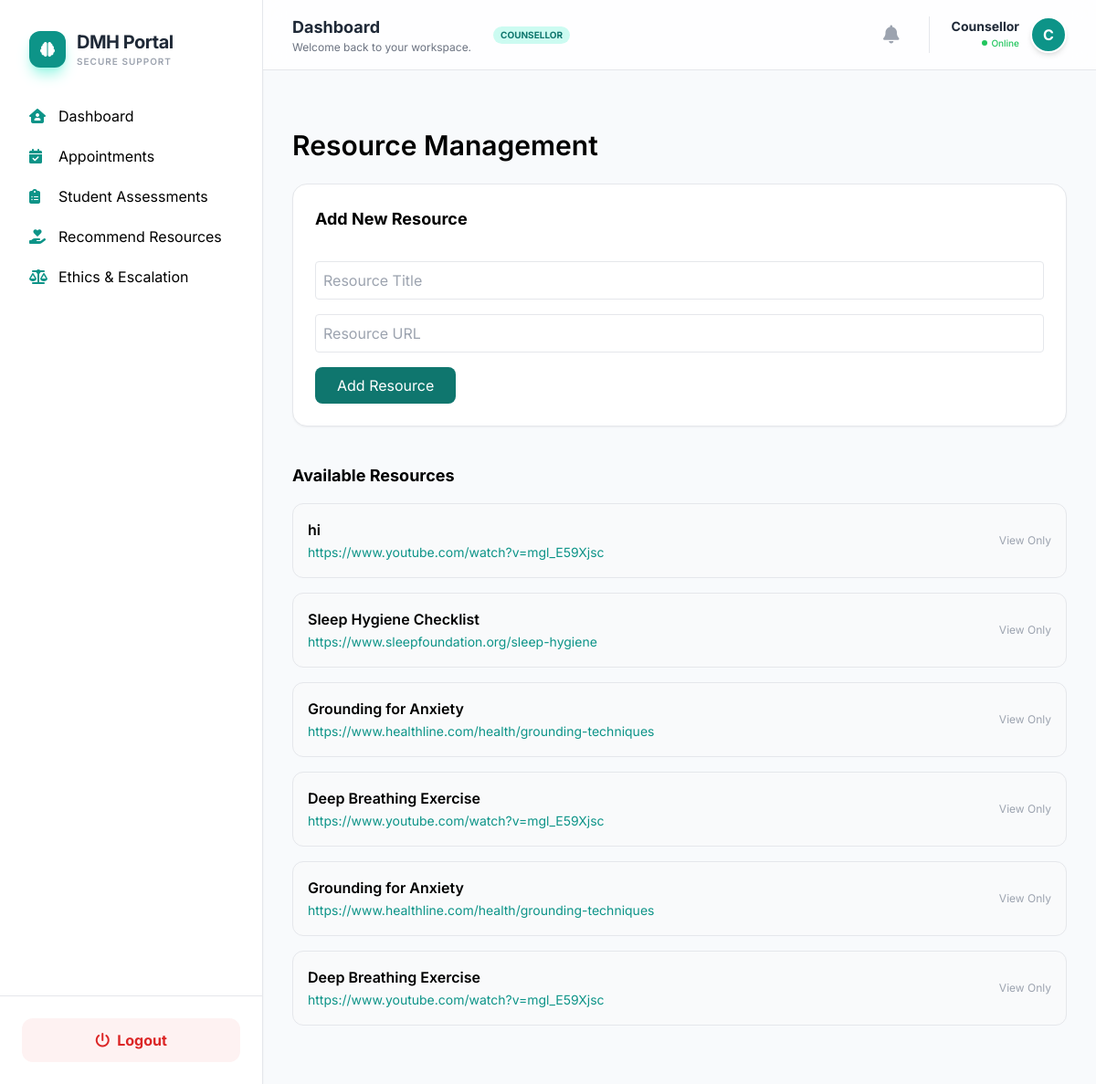
The page /dashboard/counsellor/resources/ (signed in) on the database its author committed.
### accounts/models.py (models this page shows, shortened)
class User(AbstractUser):
    ROLE_CHOICES = (
        ('student', 'Student'),
        ('counsellor', 'Counsellor'),
        ('peer', 'Peer Volunteer'),
        ('admin', 'Admin'),
    )
    role = models.CharField(max_length=20, choices=ROLE_CHOICES, default='student')
    anonymous_id = models.UUIDField(default=uuid.uuid4, editable=False)
    is_approved = models.BooleanField(default=False)
    login_count = models.PositiveIntegerField(default=0) # Track login counts

### resources/models.py (models this page shows, shortened)
class Resource(models.Model):
    CATEGORY_CHOICES = (
        ('general', 'General'),
        ('stress', 'Stress'),
        ('anxiety', 'Anxiety'),
        ('sleep', 'Sleep'),
        ('depression', 'Depression'),
        ('exam', 'Exam Stress'),
    )
    SEVERITY_CHOICES = (
        ('all', 'All'),
        ('minimal', 'Minimal'),
        ('mild', 'Mild'),
        ('moderate', 'Moderate'),
        ('severe', 'Severe'),
    )
    title = models.CharField(max_length=200)
    description = models.TextField()
    resource_type = models.CharField(max_length=20, default='guide') # video / audio / guide
    link = models.URLField()
    category = models.CharField(max_length=20, choices=CATEGORY_CHOICES)
    severity = models.CharField(max_length=20, choices=SEVERITY_CHOICES, default='all')
    usage_count = models.IntegerField(default=0)

### dashboard/views.py (the view)
# urls.py: path('dashboard/counsellor/resources/', res_views.manage_resources, name='manage_resources'),
@login_required
def manage_resources(request):
    if request.user.role != 'counsellor':
        return redirect('home')
    if request.method == 'POST':
        title = request.POST.get('title')
        link = request.POST.get('link')
        if title and link:
            Resource.objects.create(title=title, link=link)
            return redirect('manage_resources')
    resources = Resource.objects.all().order_by('-id')
    return render(request, 'dashboard/counsellor_resources.html', {'resources': resources})

### dashboard/context_processors.py (called while the page is built)
def notification_context(request):
    if request.user.is_authenticated:
        notifications = Notification.objects.filter(user=request.user).order_by('-created_at')[:5]
        unread_count = Notification.objects.filter(user=request.user, is_read=False).count()
        return {
            'nav_notifications': notifications,
            'unread_notif_count': unread_count
        }
    return {}

### templates/dashboard/counsellor_resources.html (shortened to what this page needs)
{% extends "base2.html" %}
{% block content %}
<section class="max-w-4xl mx-auto py-8">
    <h1 class="text-3xl font-semibold mb-6">Resource Management</h1>
    <div class="bg-white p-6 rounded-2xl border shadow-sm mb-10">
        <h3 class="text-lg font-bold mb-4">Add New Resource</h3>
        <form method="POST" class="space-y-4">
            <input type="text" name="title" placeholder="Resource Title" class="w-full border p-2 rounded" required>
            <input type="url" name="link" placeholder="Resource URL" class="w-full border p-2 rounded" required>
            <button type="submit" class="bg-teal-700 text-white px-6 py-2 rounded-lg">Add Resource</button>
        </form>
    </div>
    <h3 class="text-lg font-bold mb-4">Available Resources</h3>
    <div class="grid gap-4">
        {% for res in resources %}
        <div class="bg-gray-50 p-4 rounded-xl border flex justify-between items-center">
            <div>
                <h4 class="font-semibold">{{ res.title }}</h4>
                <a href="{{ res.link }}" target="_blank" class="text-teal-600 text-sm hover:underline">{{ res.link }}</a>
            </div>
            <span class="text-xs text-gray-400">View Only</span>
        </div>
        {% empty %}
        <p class="text-gray-500">No resources added yet.</p>
        {% endfor %}
    </div>
</section>
{% endblock %}

### templates/base2.html (shortened to what this page needs)
<!DOCTYPE html>
<html lang="en">
<head>
    <link rel="stylesheet" href="https://cdnjs.cloudflare.com/ajax/libs/font-awesome/6.4.2/css/all.min.css">
    <script src="https://cdn.tailwindcss.com"></script>
</head>
<body class="bg-[var(--bg)] min-h-screen flex">
<aside class="w-72 bg-white border-r shadow-sm hidden md:flex flex-col sticky top-0 h-screen">
    <div class="p-8">
        <div class="flex items-center gap-3">
            <div class="w-10 h-10 bg-teal-600 rounded-xl flex items-center justify-center text-white shadow-lg shadow-teal-200">
                <i class="fa-solid fa-brain"></i>
            </div>
            <div>
                <h2 class="text-xl font-bold text-gray-800 tracking-tight">DMH Portal</h2>
                <p class="text-[10px] text-gray-400 uppercase tracking-widest font-semibold">Secure Support</p>
            </div>
        </div>
    </div>
    <nav class="flex-1 px-4 space-y-1 overflow-y-auto">
        {% if user.role == 'student' %}
            {% include "partials/sidebar_student.html" %}
        {% elif user.role == 'counsellor' %}
            {% include "partials/sidebar_counsellor.html" %}
        {% elif user.role == 'peer' %}
            {% include "partials/sidebar_volunteer.html" %}
        {% elif user.role == 'admin' %}
            {% include "partials/sidebar_admin.html" %}
        {% endif %}
    </nav>
    <div class="p-6 border-t">
        <a href="/auth/logout/"
           class="flex items-center justify-center gap-2 px-4 py-3 rounded-xl bg-red-50 text-red-600 font-bold hover:bg-red-100 transition duration-200">
            <i class="fa-solid fa-power-off"></i> Logout
        </a>
    </div>
</aside>
<div class="flex-1 flex flex-col min-w-0 overflow-hidden">
    <header class="bg-white/80 backdrop-blur-md border-b sticky top-0 z-40 px-8 py-4 flex justify-between items-center">
        <div class="flex items-center gap-4">
             <div class="hidden sm:block">
                <h1 class="text-lg font-bold text-gray-800">
                    {% block page_title %}Dashboard{% endblock %}
                </h1>
                <p class="text-xs text-gray-500">
                    {% block page_subtitle %}Welcome back to your workspace.{% endblock %}
                </p>
             </div>
             <span class="bg-teal-100 text-teal-700 text-[10px] uppercase font-bold px-2 py-0.5 rounded-full ml-2">
                {{ user.role }}
             </span>
        </div>
        <div class="flex items-center gap-6">
            <div class="relative">
                <button id="notifButton" class="relative p-2 text-gray-400 hover:text-teal-600 transition-colors focus:outline-none">
                    <i class="fa-solid fa-bell text-xl"></i>
                </button>
            </div>
            <div class="flex items-center gap-3 border-l pl-6">
                <div class="text-right hidden sm:block">
                    <p class="text-sm font-bold text-gray-800 leading-none mb-1">{{ user.username }}</p>
                    <p class="text-[10px] text-green-500 font-medium flex items-center justify-end gap-1">
                        <span class="w-1.5 h-1.5 bg-green-500 rounded-full"></span> Online
                    </p>
                </div>
                <div class="w-10 h-10 bg-teal-600 rounded-full border-2 border-white shadow-md flex items-center justify-center text-white font-bold">
                    {{ user.username|first|upper }}
                </div>
            </div>
        </div>
    </header>
    <main class="flex-1 p-8 overflow-y-auto bg-[#f8fafc]">
        <div class="max-w-7xl mx-auto">
            {% block content %}{% endblock %}
        </div>
    </main>
</div>
</body>
</html>

### templates/base2.html (style rules this page uses)
:root { --accent: #0f766e; --bg: #f8fafc; --card: #ffffff; }
body { font-family: 'Inter', sans-serif; }

### rows shown on the page
User: role "COUNSELLOR", username "Counsellor", username|first "C"
Resource: title "hi", link "https://www.youtube.com/watch?v=mgl_E59Xjsc"
Resource: title "Sleep Hygiene Checklist", link "https://www.sleepfoundation.org/sleep-hygiene"
Resource: title "Grounding for Anxiety", link "https://www.healthline.com/health/grounding-techniques"
Resource: title "Deep Breathing Exercise", link "https://www.youtube.com/watch?v=mgl_E59Xjsc"
Resource: title "Grounding for Anxiety", link "https://www.healthline.com/health/grounding-techniques"
Resource: title "Deep Breathing Exercise", link "https://www.youtube.com/watch?v=mgl_E59Xjsc"
